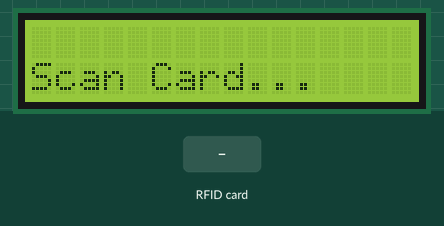
Simulated run of this sketch. Board: Arduino Uno, built with avr-gcc and run on an emulated ATmega328P. On the bench: 16×2 character LCD. Inputs (shaded band) come from the test bench. What the sketch prints to the serial monitor is not drawn.

Above: at 1.4 s.
1.5 s: RFID card 5E 7A 19 C4 held to the reader
At 2.0 s:
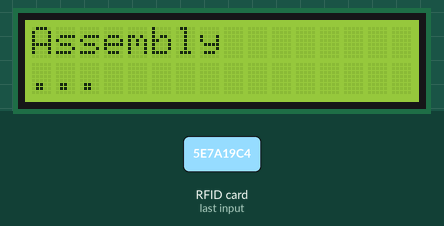
At 8.0 s:
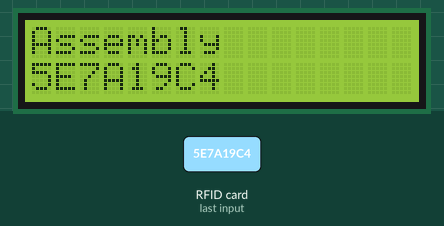
Timing chart, 0 to 9.5 s (numbered marks = the images above; inputs shaded):
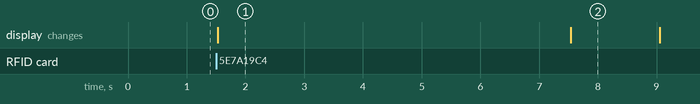

The sketch:

arduni.ino
```cpp
#include <SPI.h>
#include <MFRC522.h>
#include <Wire.h>
#include <LiquidCrystal_I2C.h>

#define SS_1 10
#define SS_2 9
#define SS_3 8
#define RST_PIN 5

MFRC522 rfid1(SS_1, RST_PIN);
MFRC522 rfid2(SS_2, RST_PIN);
MFRC522 rfid3(SS_3, RST_PIN);

LiquidCrystal_I2C lcd(0x27, 16, 2);

String waitForLCDResponse(unsigned long timeoutMs) {
  String line = "";
  unsigned long start = millis();

  while (millis() - start < timeoutMs) {
    if (Serial.available()) {
      char c = (char)Serial.read();
      if (c == '\n') {
        line.trim();
        return line;
      }
      if (c != '\r') {
        line += c;
      }
    }
  }

  return "";
}

void setup() {
  Serial.begin(9600);
  SPI.begin();

  pinMode(SS_1, OUTPUT);
  pinMode(SS_2, OUTPUT);
  pinMode(SS_3, OUTPUT);

  digitalWrite(SS_1, HIGH);
  digitalWrite(SS_2, HIGH);
  digitalWrite(SS_3, HIGH);

  rfid1.PCD_Init();
  rfid2.PCD_Init();
  rfid3.PCD_Init();

  lcd.init();
  lcd.backlight();

  lcd.setCursor(0, 0);
  lcd.setCursor(0, 1);
  lcd.print("Scan Card...");
}

void loop() {
  readRFID(rfid1, SS_1, "Assembly");
  readRFID(rfid2, SS_2, "Cutting");
  readRFID(rfid3, SS_3, "Warehouse");
}

void readRFID(MFRC522 &reader, int ssPin, String area) {

  // Disable all readers
  digitalWrite(SS_1, HIGH);
  digitalWrite(SS_2, HIGH);
  digitalWrite(SS_3, HIGH);

  // Enable only current reader
  digitalWrite(ssPin, LOW);

  if (!reader.PICC_IsNewCardPresent()) return;
  if (!reader.PICC_ReadCardSerial()) return;

  String uid = "";

  for (byte i = 0; i < reader.uid.size; i++) {
    uid += String(reader.uid.uidByte[i], HEX);
  }

  uid.toUpperCase();

  Serial.print(area + " UID: ");
  Serial.println(uid);

  lcd.clear();
  lcd.setCursor(0, 0);
  lcd.print(area);

  lcd.setCursor(0, 1);
  lcd.print("..."); // Waiting for backend lookup

  // Wait for rfid_bridge.py to respond with an LCD command
  // Example messages:
  //  - LCD_NAME:John Doe
  //  - LCD_MSG:UNREGISTERED / LCD_MSG:WRONG DEPT / LCD_MSG:API ERR
  String resp = waitForLCDResponse(6000);
  if (resp.startsWith("LCD_NAME:")) {
    String name = resp.substring(String("LCD_NAME:").length());
    if (name.length() > 16) name = name.substring(0, 16);
    lcd.setCursor(0, 1);
    lcd.print(name);
  } else if (resp.startsWith("LCD_MSG:")) {
    String msg = resp.substring(String("LCD_MSG:").length());
    if (msg.length() > 16) msg = msg.substring(0, 16);
    lcd.setCursor(0, 1);
    lcd.print(msg);
  } else {
    // Fallback: show UID if no response arrived in time.
    if (uid.length() > 16) {
      lcd.setCursor(0, 1);
      lcd.print(uid.substring(uid.length() - 16));
    } else {
      lcd.setCursor(0, 1);
      lcd.print(uid);
    }
  }

  delay(1500);

  lcd.clear();
  lcd.print("Scan Card...");

  reader.PICC_HaltA();
}
```

Measured:
- after the input at 1.5 s, the display: changes at once (image 1)
- what the display in image 1 shows lasts 6.0 s, from 1.5 s to 7.5 s
